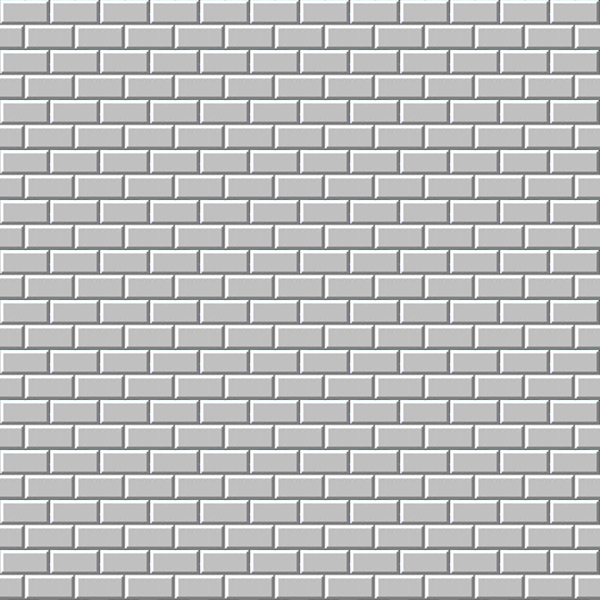

A 2D game scene composited from a Tiled map and its tileset images. What follows is a short description and the map's XML, with each tile layer's data collapsed to a summary:
An orthogonal 12x12 tile map with 50x50 px tiles, 2 tile layers (Tile Layer 2, Tile Layer 1), 2 tilesets.

<map version="1.0" orientation="orthogonal" renderorder="right-down" width="12" height="12" tilewidth="50" tileheight="50">
 <tileset firstgid="1" name="hinh" tilewidth="50" tileheight="50">
  <image source="../img/hinh.png" width="250" height="50" />
 </tileset>
 <tileset firstgid="6" name="nen" tilewidth="600" tileheight="600">
  <image source="../img/nen.png" width="600" height="600" />
 </tileset>
 <layer name="Tile Layer 2" width="12" height="12">
  <data>[144 cells, 1 non-empty, 1 distinct tile ids]</data>
 </layer>
 <layer name="Tile Layer 1" width="12" height="12">
  <data>[144 cells, 144 non-empty, 1 distinct tile ids]</data>
 </layer>
</map>